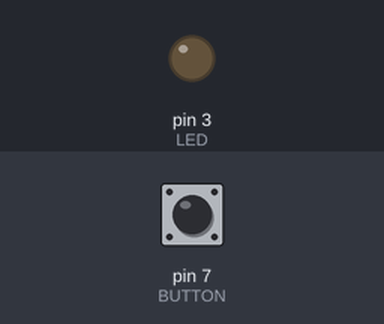
Bench run of a sketch on a simulated Arduino Uno, built with avr-gcc and run on an emulated ATmega328P. On the bench: output pins drawn as LEDs (lit = HIGH). The test bench sets the inputs (shaded band); at power-on: pin 7 (BUTTON) LOW.

Above: at 1.2 s.
1.3 s: pin 7 (BUTTON) pulled HIGH for 0.15 s
At 4.6 s:
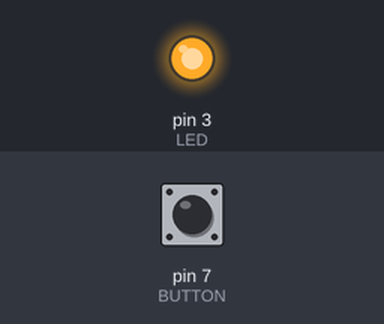
Timing chart, 0 to 10.4 s (numbered marks = the images above; inputs shaded):
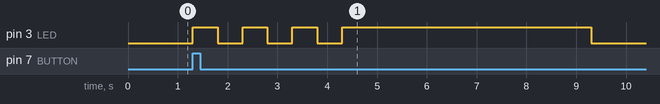

Measured:
- after the input at 1.3 s, pin 3 (LED): goes 3 × (HIGH 0.50 s, LOW 0.50 s), HIGH 5.0 s, then LOW, starting at once

The sketch:

button_delay.ino
```cpp
#define LED 3
#define BUTTON 7
#define h 500 //I dont have to use 500.
#define joeMommaSoFat 5000


void setup() {
 pinMode(LED, OUTPUT);
 pinMode(BUTTON, INPUT);
}


void loop() {
if ( digitalRead(BUTTON) == HIGH )
{digitalWrite(LED, HIGH);
delay(h);
digitalWrite(LED, LOW);
delay(500);
digitalWrite(LED, HIGH);
delay(500);
digitalWrite(LED, LOW);
delay(500);
digitalWrite(LED, HIGH);
delay(h);
digitalWrite(LED, LOW);
delay(500);
digitalWrite(LED, HIGH);
delay(joeMommaSoFat);
digitalWrite(LED, LOW);

}
}
```
